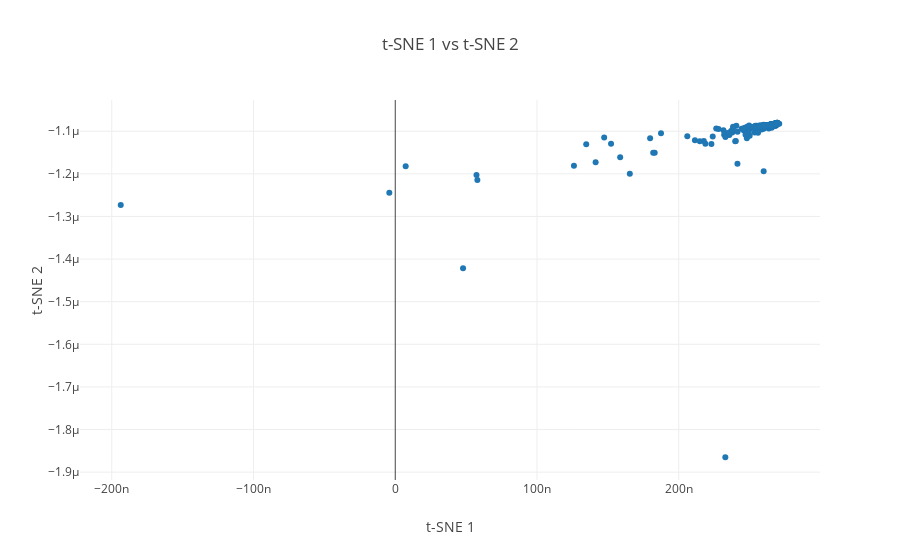

The notebook cell this image was saved under:
### Code cell
plot_words(conv_tsne_embds, 0, 2000, 1)

### Figure 1 — Plotly figure (JSON) as saved in the notebook; plotly's stock layout.template omitted (floating-point values rounded to 4 significant figures; data arrays with more than 128 entries replaced by an {"elided": "..."} marker saying what was removed)
{"data": [{"mode": "markers", "text": {"elided": "2000 str values"}, "type": "scatter", "uid": "235b23ea-4c9f-42cc-95df-ab28f40f95a2", "x": {"elided": "2000 float values"}, "y": {"elided": "2000 float values"}}], "layout": {"hovermode": "closest", "title": "t-SNE 1 vs t-SNE 2", "xaxis": {"title": "t-SNE 1"}, "yaxis": {"title": "t-SNE 2"}}}
